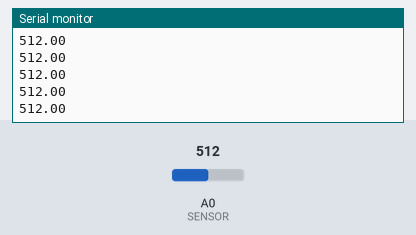
This program was run on a simulated ESP8266 (NodeMCU). Shown: the last lines printed to the serial monitor. The inputs (shaded band) are chosen by the test bench; at power-on: A0 (SENSOR) = 512.

Above: at 2.7 s.
2.8 s: A0 (SENSOR) set to 716
At 3.7 s:
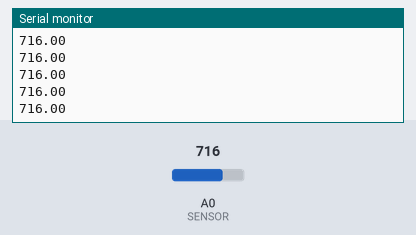
4.3 s: A0 (SENSOR) set to 900
At 4.8 s:
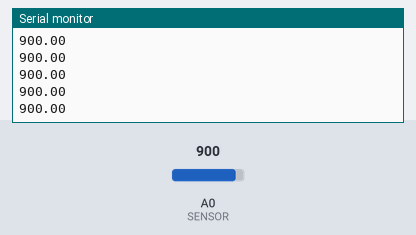
Timing chart, 0 to 7.3 s (numbered marks = the images above; inputs shaded):
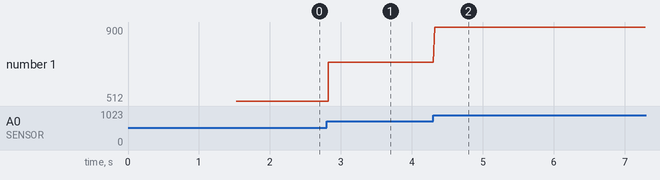

Measured:
- after the input at 2.8 s, the serial monitor: prints a new line at once (image 1)
- after the input at 4.3 s, the serial monitor: prints a new line at once (image 2)
- plotted number 1: 512 → 716 after the input at 2.8 s, 716 → 900 after the input at 4.3 s

The program:

main.cpp
```cpp
#include <Arduino.h>
#include <ESP8266WiFi.h>
#include <UbidotsESPMQTT.h>

#ifndef STASSID
#define STASSID ""
#define STACONTRASENA ""
#define UBIDOTS_TOKEN ""
#define NOMBRE_DISPOSITIVO "dispositivoecg"
#define VARIABLE_LABEL "senal_ecg"
#define SENSOR A0
#define BUFFER_SIZE 10
#endif

const char* ssid = STASSID;
const char* contrasena = STACONTRASENA;
float ecgBuffer[BUFFER_SIZE];
int indiceBuffer = 0;

Ubidots client(UBIDOTS_TOKEN);

void callback(char* topic, byte* payload, unsigned int length) {
  Serial.print("El mensaje arribo [");
  Serial.print(topic);
  Serial.print("] ");
  for (int i=0;i<length;i++) {
    Serial.print((char)payload[i]);
  }
  Serial.println();
}

void envioBufferAUbidots() {
  if (indiceBuffer == 0) return;
  for (int i = 0; i < indiceBuffer; i++) {
    client.add(VARIABLE_LABEL, ecgBuffer[i]);
  }
  if (client.ubidotsPublish(NOMBRE_DISPOSITIVO)) {
    Serial.println("Datos enviados correctamente:");
    for (int i = 0; i < indiceBuffer; i++) {
      Serial.println(ecgBuffer[i]);
    }
    indiceBuffer = 0;
  } else {
    Serial.println("Error al enviar los datos");
  }
}

void setup() {
  Serial.begin(115200);
  // client.setDebug(true);
  client.wifiConnection(STASSID, STACONTRASENA);
  if (client.getMQTTClient()->setBufferSize(1024)) {
    Serial.println("Tamaño del Buffer cambiado exitosamente.");
} else {
    Serial.println("No se cambio el tamaño del Buffer.");
}
  client.begin(callback);
  pinMode(SENSOR, INPUT);
}

void loop() {
    if(!client.connected()){
    client.reconnect();
    }

  client.loop();
  float ecgValue = analogRead(SENSOR);
  ecgBuffer[indiceBuffer++] = ecgValue;
  if (indiceBuffer >= BUFFER_SIZE) {
    envioBufferAUbidots();
  }
  delay(2);
}
```
